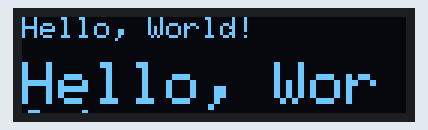
Recording of a program running on a simulated ESP32. Shown: 128×32 one-colour display.

Above: at 0.1 s.

The program:

main.cpp
```cpp
#include <Adafruit_GFX.h>
#include <Adafruit_SSD1306.h>

#define SCREEN_WIDTH 128
#define SCREEN_HEIGHT 32

Adafruit_SSD1306 display(SCREEN_WIDTH, SCREEN_HEIGHT, &Wire, -1);

void setup() {
  Serial.begin(115200);

  if(!display.begin(SSD1306_SWITCHCAPVCC, 0x3C)) {
    Serial.println("SSD1306 오류");
    while(true)
      ;
  }

  display.clearDisplay();
}

void loop() {
  display.clearDisplay();

  display.setTextSize(1);
  display.setTextColor(WHITE);
  display.setCursor(0, 0);
  display.println("Hello, World!");

  display.setTextSize(2);
  display.setTextColor(WHITE);
  display.setCursor(0, 15);
  display.println("Hello, World");

  display.display();
  delay(2000);
}
```
